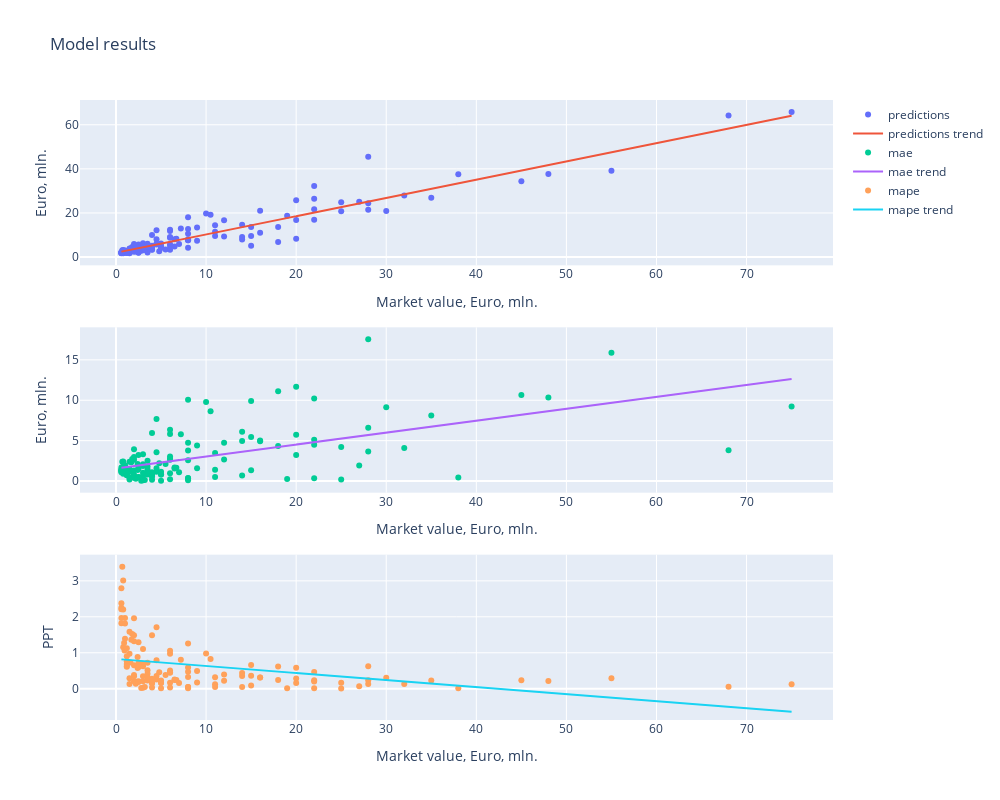

The code cell stored with this chart in its notebook:
### Code cell
pipeline(3)

### Figure 1 — Plotly figure (JSON) as saved in the notebook; plotly's stock layout.template omitted (floating-point values rounded to 4 significant figures; data arrays with more than 128 entries replaced by an {"elided": "..."} marker saying what was removed)
{"data": [{"mode": "markers", "name": "predictions", "type": "scatter", "x": {"elided": "134 float values"}, "xaxis": "x", "y": {"elided": "134 float values"}, "yaxis": "y"}, {"mode": "lines", "name": "predictions trend", "type": "scatter", "x": {"elided": "134 float values"}, "xaxis": "x", "y": {"elided": "134 float values"}, "yaxis": "y"}, {"mode": "markers", "name": "mae", "type": "scatter", "x": {"elided": "134 float values"}, "xaxis": "x2", "y": {"elided": "134 float values"}, "yaxis": "y2"}, {"mode": "lines", "name": "mae trend", "type": "scatter", "x": {"elided": "134 float values"}, "xaxis": "x2", "y": {"elided": "134 float values"}, "yaxis": "y2"}, {"mode": "markers", "name": "mape", "type": "scatter", "x": {"elided": "134 float values"}, "xaxis": "x3", "y": {"elided": "134 float values"}, "yaxis": "y3"}, {"mode": "lines", "name": "mape trend", "type": "scatter", "x": {"elided": "134 float values"}, "xaxis": "x3", "y": {"elided": "134 float values"}, "yaxis": "y3"}], "layout": {"height": 800, "title": {"text": "Model results"}, "width": 1000, "xaxis": {"anchor": "y", "domain": [0, 1], "title": {"text": "Market value, Euro, mln."}}, "xaxis2": {"anchor": "y2", "domain": [0, 1], "title": {"text": "Market value, Euro, mln."}}, "xaxis3": {"anchor": "y3", "domain": [0, 1], "title": {"text": "Market value, Euro, mln."}}, "yaxis": {"anchor": "x", "domain": [0.7333, 1], "title": {"text": "Euro, mln."}}, "yaxis2": {"anchor": "x2", "domain": [0.3667, 0.6333], "title": {"text": "Euro, mln."}}, "yaxis3": {"anchor": "x3", "domain": [0, 0.2667], "title": {"text": "PPT"}}}}
